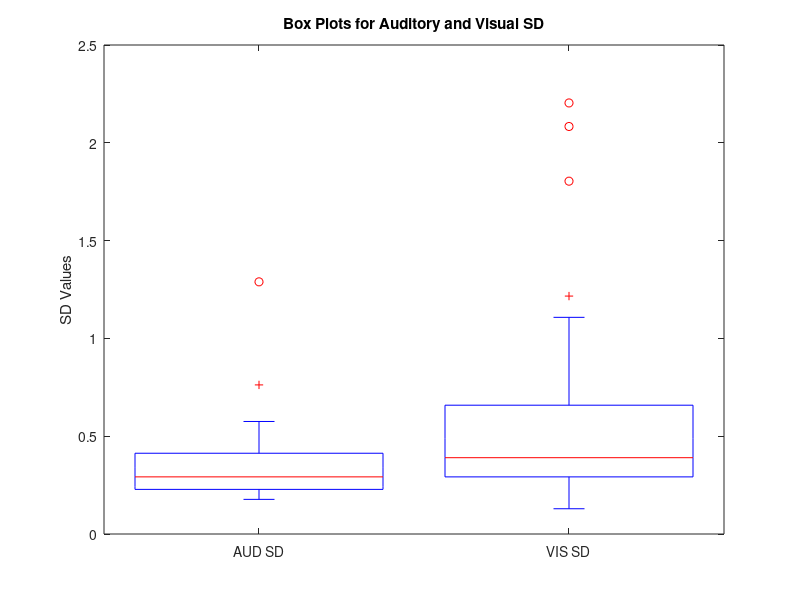

The MATLAB script that drew this image: (Note: this script raises an error after producing the figure.)
clear;
close all;
clc;

% Data for SD
AUD_SD = [0.27512
0.4372
0.26784
0.47078
0.22731
0.27953
0.21355
0.33879
0.57529
0.26563
0.46107
0.32507
0.25191
0.45722
0.20148
0.30142
0.22456
0.29466
0.22489
0.33886
0.21723
0.32151
0.27523
0.17707
0.2895
0.45235
0.18036
0.76224
0.50088
1.2892
0.33999
0.23055
0.30304
0.22643];

VIS_SD = [0.12911
1.2164
1.1077
0.31181
0.38456
0.8688
0.25127
0.13106
0.82861
0.35632
0.43908
0.21289
0.39296
2.2038
0.1602
0.45691
0.29228
2.0834
0.66047
0.17655
0.3873
0.32601
0.47192
0.33141
0.33894
0.26337
0.65264
0.2919
0.14771
0.725
0.63371
0.52504
1.8038
0.47833];

meanAUD = mean(AUD_SD); medianAUD = median(AUD_SD);
meanVIS = mean(VIS_SD); medianVIS = median(VIS_SD);

% Combine into a single matrix
sd_data = [AUD_SD, VIS_SD];

% Create box plots for SD data
figure;
h = boxplot(sd_data, 'Labels', {'AUD SD', 'VIS SD'});
title('Box Plots for Auditory and Visual SD');
ylabel('SD Values');

% Color the boxes
set(h, {'linew'}, {2});
colors = {'b', 'r'}; % Red for AUD, Blue for VIS
h = findobj(gca, 'Tag', 'Box');
for j = 1:length(h)
   patch(get(h(j), 'XData'), get(h(j), 'YData'), colors{j}, 'FaceAlpha', 0.5);
end

% Add individual data points for SD
hold on;
scatter(ones(size(AUD_SD)), AUD_SD, 'r', 'filled', 'SizeData', 70);
scatter(2 * ones(size(VIS_SD)), VIS_SD, 'b', 'filled', 'SizeData', 70);

% Connect corresponding column values with a line for SD
for i = 1:length(AUD_SD)
    plot([1, 2], [AUD_SD(i), VIS_SD(i)], 'k-', 'LineWidth', 1.5); % Thicker black line
end

hold off;
grid on;
set(gca, 'XTickLabelRotation', 45);
set(findall(gcf, '-property', 'FontSize'), 'FontSize', 24)

% Compute the differences in individual's SD
sd_diff = sd_data(:,1) - sd_data(:,2);
same_slope = [];
for i = 1:length(sd_diff)
    if -0.1 <= sd_diff(i) && sd_diff(i) <= 0.1
        same_slope = [same_slope sd_diff(i)]; 
    end
end

for i = 1:length(same_slope)
    same_indices = find(sd_diff == same_slope(i));
end

% Run a paired ttest on data to test for significant difference
[h_std, p_std] = ttest(AUD_SD, VIS_SD);
fprintf('Paired t-test = %d\n', h_std);
fprintf('Sensitivity Comparison - p-value: %f\n', p_std);

% Add significance indicator if significant
if h_std == 1  % If test indicates significance
    ylims = get(gca, 'YLim');
    text(1.5, ylims(2)-0.3, '*', 'FontSize', 44, 'HorizontalAlignment', 'center'); % Place asterisk
    % Draw line
    %line([1,2], [ylims(2)-0.5, ylims(2)-0.5], 'Color', 'k'); % Adjust line position as needed
end

maxA_V = [0.875
0.825
0.95
0.825
0.425
0.675
0.65
0.45
1
0.825
0.875];

AV_perf = [0.908333
0.775
0.825
0.825
0.525
0.55
0.65
0.6
0.9
0.8
0.775];

acc_data = [maxA_V, AV_perf];

% Create box plots for SD data
figure;
h = boxplot(acc_data, 'Labels', {'MAX A,V', 'AV'});
title('Box Plots for Best Unisensory and AV ACC');
ylabel('Accuracy Values');

% Color the boxes
set(h, {'linew'}, {2});
colors = {'m', 'g'}; % Red for AUD, Blue for VIS
h = findobj(gca, 'Tag', 'Box');
for j = 1:length(h)
   patch(get(h(j), 'XData'), get(h(j), 'YData'), colors{j}, 'FaceAlpha', 0.5);
end

% Add individual data points for SD
hold on;
scatter(ones(size(maxA_V)), maxA_V, 'g', 'filled', 'SizeData', 70);
scatter(2 * ones(size(AV_perf)), AV_perf, 'm', 'filled', 'SizeData', 70);

% Connect corresponding column values with a line for SD
for i = 1:length(maxA_V)
    plot([1, 2], [maxA_V(i), AV_perf(i)], 'k-', 'LineWidth', 1.5); % Thicker black line
end

hold off;
grid on;
set(gca, 'XTickLabelRotation', 45);
set(findall(gcf, '-property', 'FontSize'), 'FontSize', 24)

% Run a paired ttest on data to test for significant difference
[h, p] = ttest(maxA_V, AV_perf);
fprintf('Paired t-test = %d\n', h);
fprintf('Sensitivity Comparison - p-value: %f\n', p);

maxA_V = [1
0.975
0.8
0.65
0.525
0.575
0.95
0.7
0.575
0.5
0.6
0.925
0.925
0.575];

AV_perf = [1
0.975
0.691666667
0.425
0.6
0.525
0.775
0.675
0.55
0.625
0.575
0.65
0.8
0.35];

acc_data = [maxA_V, AV_perf];

% Create box plots for SD data
figure;
h = boxplot(acc_data, 'Labels', {'MAX A,V', 'AV'});
title('Box Plots for Best Unisensory and AV ACC');
ylabel('Accuracy Values');

% Color the boxes
set(h, {'linew'}, {2});
colors = {'m', 'g'}; % Red for AUD, Blue for VIS
h = findobj(gca, 'Tag', 'Box');
for j = 1:length(h)
   patch(get(h(j), 'XData'), get(h(j), 'YData'), colors{j}, 'FaceAlpha', 0.5);
end

% Add individual data points for SD
hold on;
scatter(ones(size(maxA_V)), maxA_V, 'g', 'filled', 'SizeData', 70);
scatter(2 * ones(size(AV_perf)), AV_perf, 'm', 'filled', 'SizeData', 70);

% Connect corresponding column values with a line for SD
for i = 1:length(maxA_V)
    plot([1, 2], [maxA_V(i), AV_perf(i)], 'k-', 'LineWidth', 1.5); % Thicker black line
end

hold off;
grid on;
set(gca, 'XTickLabelRotation', 45);
set(findall(gcf, '-property', 'FontSize'), 'FontSize', 24)

% Run a paired ttest on data to test for significant difference
[h, p] = ttest(maxA_V, AV_perf);
fprintf('Paired t-test = %d\n', h);
fprintf('Sensitivity Comparison - p-value: %f\n', p);

% Add significance indicator if significant
if h == 1  % If test indicates significance
    ylims = get(gca, 'YLim');
    text(1.5, ylims(2)-0.7, '*', 'FontSize', 44, 'HorizontalAlignment', 'center'); % Place asterisk
    % Draw line
    %line([1,2], [ylims(2)-0.5, ylims(2)-0.5], 'Color', 'k'); % Adjust line position as needed
end